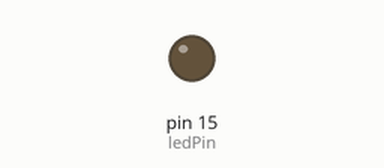
Simulated run of this sketch. Board: Arduino Uno, built with avr-gcc and run on an emulated ATmega328P. Parts: output pins drawn as LEDs (lit = HIGH).

Above: at 0.6 s.
At 4.5 s:
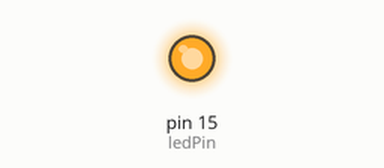
Timing chart, 0 to 6.0 s (numbered marks = the images above):
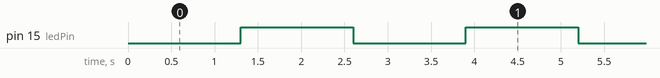

The sketch:

fadeled.ino
```cpp
const int ledPin = 15;

void setup() {
  // put your setup code here, to run once:

}

void loop() {
  // put your main code here, to run repeatedly:
  for (int value = 0; value <= 255; value += 5) {
    analogWrite(ledPin, value);
    delay(50);
  }

}
```

Measured:
- by itself, pin 15 (ledPin): alternates HIGH for 1.3 s and LOW for 1.3 s
